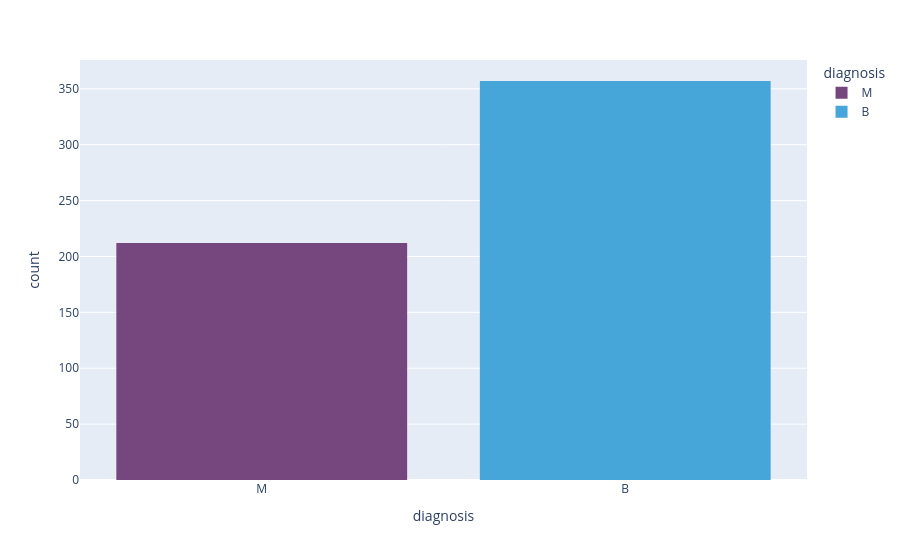

The code cell stored with this chart in its notebook:
### Markdown cell above
<h1> Step 3.1 Visualise the dataset </h1>
Visualise a histogram to understand the split between the diagnosis (Malignant or Benign)

### Code cell
# interactive bar chart: how many tumours of each diagnosis?
# colour separates malignant (M) from benign (B)
px.histogram(data_frame=df, x='diagnosis', color='diagnosis',color_discrete_sequence=['#76467E','#46A6DA'])

### Figure 1 — Plotly figure (JSON) as saved in the notebook; plotly's stock layout.template omitted (floating-point values rounded to 4 significant figures; data arrays with more than 128 entries replaced by an {"elided": "..."} marker saying what was removed)
{"data": [{"alignmentgroup": "True", "bingroup": "x", "hovertemplate": "diagnosis=%{x}<br>count=%{y}<extra></extra>", "legendgroup": "M", "marker": {"color": "#76467E", "pattern": {"shape": ""}}, "name": "M", "offsetgroup": "M", "orientation": "v", "showlegend": true, "type": "histogram", "x": {"elided": "212 str values"}, "xaxis": "x", "yaxis": "y"}, {"alignmentgroup": "True", "bingroup": "x", "hovertemplate": "diagnosis=%{x}<br>count=%{y}<extra></extra>", "legendgroup": "B", "marker": {"color": "#46A6DA", "pattern": {"shape": ""}}, "name": "B", "offsetgroup": "B", "orientation": "v", "showlegend": true, "type": "histogram", "x": {"elided": "357 str values"}, "xaxis": "x", "yaxis": "y"}], "layout": {"barmode": "relative", "legend": {"title": {"text": "diagnosis"}, "tracegroupgap": 0}, "margin": {"t": 60}, "xaxis": {"anchor": "y", "categoryarray": ["M", "B"], "categoryorder": "array", "domain": [0, 1], "title": {"text": "diagnosis"}}, "yaxis": {"anchor": "x", "domain": [0, 1], "title": {"text": "count"}}}}
